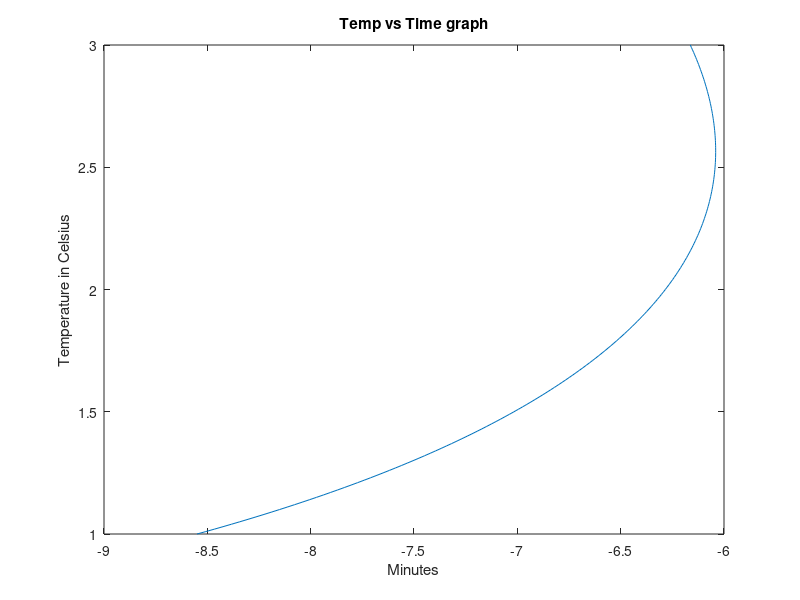
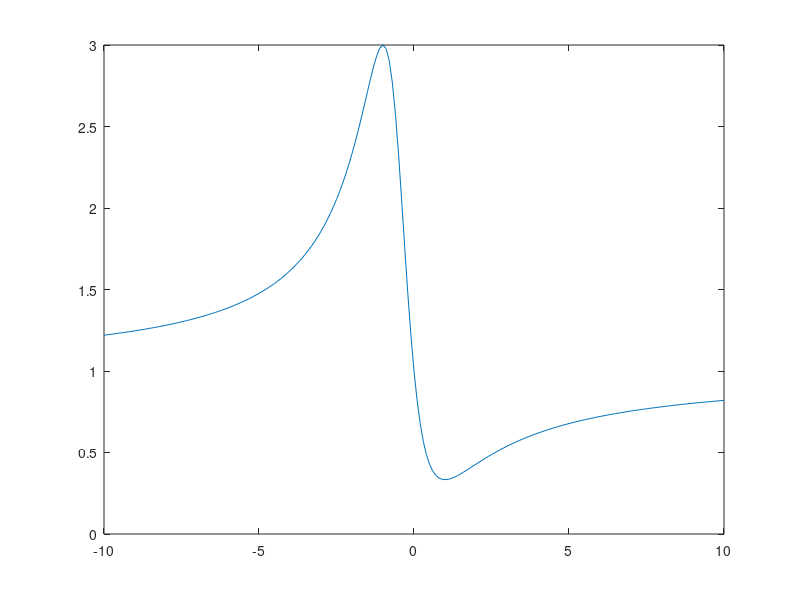
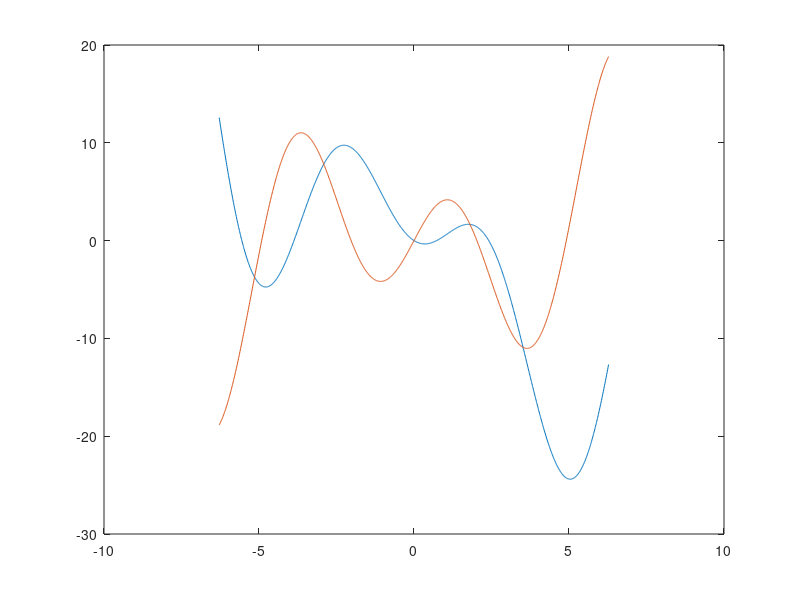
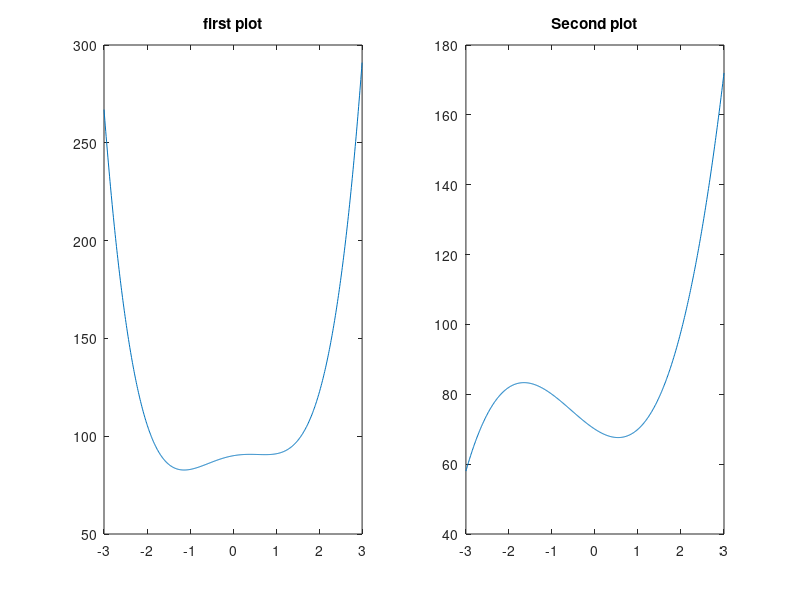

The MATLAB script that drew these images, in order:
clc
clear
%   Q2
t=1:0.01:3;
T=6*log(t)-7*exp(0.2*t);
figure(1);
plot(T,t);
title('Temp vs Time graph')
xlabel('Minutes');
ylabel('Temperature in Celsius');

%Q3
%% insuficient data

%Q4
x=-10:0.1:10;
figure(2);
num= (x.^2-x+1);
den=(x.^2+x+1);
y=num./den;
plot(x,y);

%       Q5
% xlabel -> used to label the horizintal axis of a plot
% ylabel -> used to label the vertical axis of a plot
% title -> ised to make the title
% text used to posotion a text on the figure

%   Q6
% subplot -> used to make multiple 


%   Q7

x=-2*pi:0.01:2*pi;
y1=3*x.*sin(x)-2*x;
figure(3);
y2=3*(sin(x)+x.*cos(x));
plot(x,y1);
hold on
plot(x,y2);

% Q8
x=-3:0.01:3;
figure(4);
y= 3*x.^4-6*x.^2+4*x+90;
z=3*x.^3+5*x.^2-8*x+70;
subplot(1,2,1);
plot(x,y);
title('first plot');

subplot(1,2,2);
plot(x,z);
title('Second plot');

%Q9
%while(x)


%Q10
x=-6:0.1:6;
y=[];
for i= x
    if -6<=i<=-2
    temp=4*exp(i+2);
    end
    
    if -2<=i<=2
    temp=i^2;
    end
    
    if 2<=i<=6
    temp=(i+62)^(1/3);
    end
y=[y temp];
end;
figure(5);
plot(x,y);


%Q11

t=0:0.1:7;
x=0.4*t.^3 - 2*t.^2-5*t+13;
v=1.2*t.^2 - 4*t-5;
a=2.4*t - 4;
figure (6);
subplot(3,1,1);
plot(t,x);
title('displacement vs time');
xlabel('time')
ylabel('displacement (Meters)');

subplot(3,1,2);
plot(t,v);
title('velocity vs time');
xlabel('time')
ylabel('Velocity (Meter/s)');

subplot(3,1,3);
plot(t,a);
title('acceleration vs time');
xlabel('time')
ylabel('acceleration');

%Q12
i=-pi:0.1:pi;
y=[];
x1=[];
temp=0;
for x=i
if (0<x)&&(x<pi)
    temp=1;
end    
if (-pi<x)&&(x<0)
    temp=-1;
end
    if temp~=0
    y=[y temp];
    x1=[x1 x];
    end
   temp=0;
end;
figure(7);
subplot(1,2,1);
plot(x1,y);

y1=(4/pi)*((sin(x1))+(sin(3*x1)/3)+(sin(5*x1)/5)+(sin(7*x1)/7));
subplot(1,2,2);
plot(x1,y1);

%Q13
% x=-10:0.1:10;
% y=(1.5*x)./(x-4);
% plot(x,y)

x1=-10:0.1:3.7;  
x=x1;
y1=(1.5*x)./(x-4);

x2=4.3:0.1:10;
x=x2;
y2=(1.5*x)./(x-4);
figure(8);
plot(x1,y1,x2,y2);


%Q14
x=0:0.1:2;
u=2*log10(60*x+1);
v=3*cos(6*x);
figure(9)
subplot(1,2,1);
plot(x,u);
title('u vs x')
xlabel('distance in miles')
ylabel('miles per hour')
subplot(1,2,2);
plot(x,v);
title('v vs x');
xlabel('distance in miles')
ylabel('V values')



%Q15
F=[11	7	8	10	9];

k=[1000	600	900	1300	700];
x=F./k;
energy=(k.*x)/2;

%Q17

i=-5:0.1:30;
y1=[];
x1=[];
for x=i
    if x>=9
    temp=15*sqrt(4*x)+10
    end
    
    if 0<=x<9
    temp=10*x+10;
    end
    
    if x<0
    temp=10;
    end
    
    y1=[y1 temp];
    x1=[x1 x];
end
figure(9);
plot(x1,y1);



%Q18???? ask madam


%Q19
k=1:20;
sum=0;
for x =k
sum=sum+3*x^2;
end

disp(sum);

%Q20
sum=0;
k=1;
while(sum<10000)
sum= sum+5*k^2-2*k;
k=k+1;
end
fprintf('number of terms is  %i and the sum is %i\n',k,sum)



%Q21
sum=0;
k=1;
while(sum<2000)
sum= sum+3*k^2;
k=k+1;
end
fprintf('number of terms is  %i and the sum is %i\n',k,sum)


%Q22
x=1:6;
y1=[11 13 8 7 5 9];
y2=[2 4 5 3 2 4];

p1=plot(x,y1,'--');
hold on
p2=plot(x,y2,'-');
legend([p1 p2],{'first set','second set'});